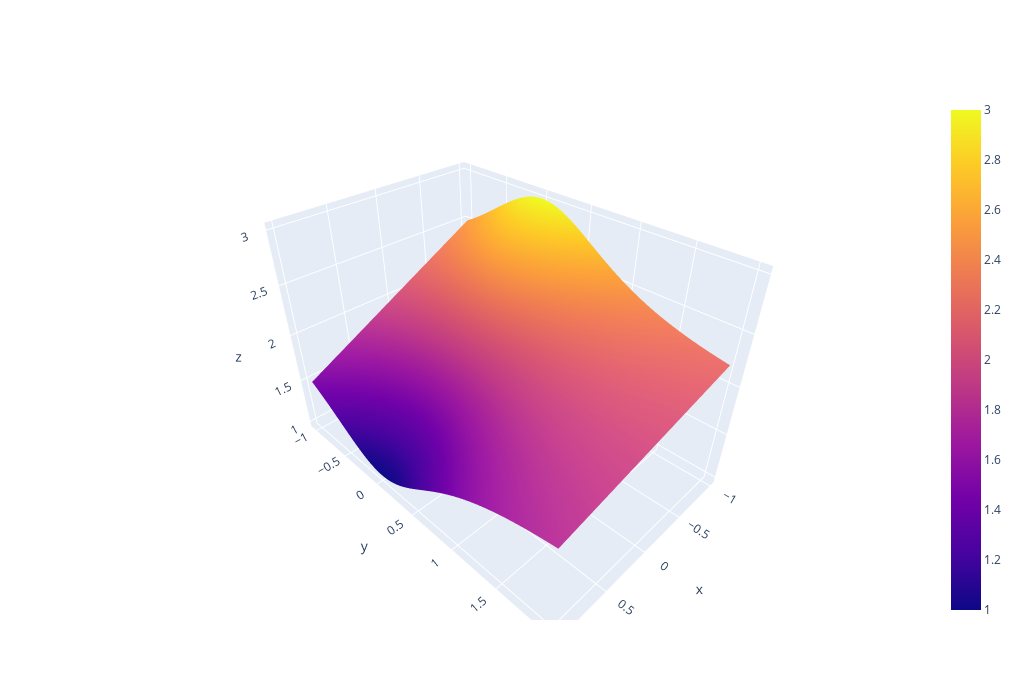

Notebook code for this chart:
### Code cell
import plotly.graph_objects as go
from plotly.subplots import make_subplots

fig = make_subplots(specs=[[{"secondary_y": True}]])

fig.add_trace(go.Surface(
    contours = {
        "x": {"show": True, "start": 1.5, "end": 2, "size": 0.04, "color":"white"},
        "z": {"show": True, "start": 0.5, "end": 0.8, "size": 0.05}
    },
    x = xs,
    y = ys,
    z = zs))




fig.update_layout(
    height=700,
    width=1020
)

fig.show()

### Figure 1 — Plotly figure (JSON) as saved in the notebook; plotly's stock layout.template omitted (floating-point values rounded to 4 significant figures; data arrays with more than 128 entries replaced by an {"elided": "..."} marker saying what was removed)
{"data": [{"contours": {"x": {"color": "white", "end": 2, "show": true, "size": 0.04, "start": 1.5}, "z": {"end": 0.8, "show": true, "size": 0.05, "start": 0.5}}, "type": "surface", "x": {"elided": "100x100 float values"}, "y": {"elided": "100x100 float values"}, "z": {"elided": "100x100 float values"}}], "layout": {"height": 700, "width": 1020, "xaxis": {"anchor": "y", "domain": [0, 0.94]}, "yaxis": {"anchor": "x", "domain": [0, 1]}, "yaxis2": {"anchor": "x", "overlaying": "y", "side": "right"}}}
